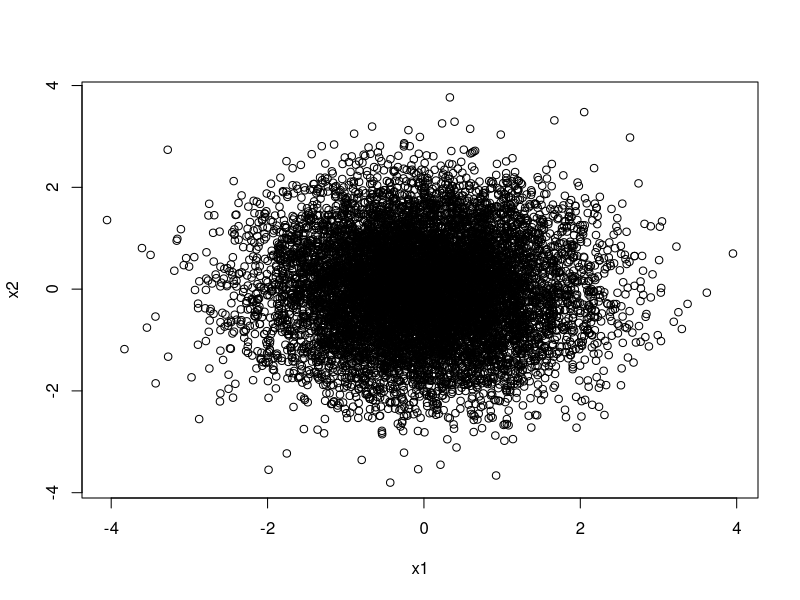
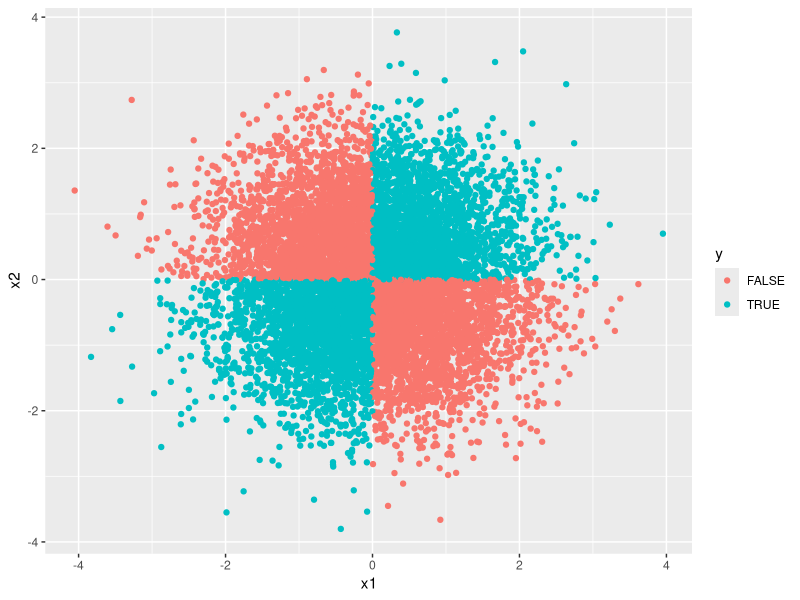
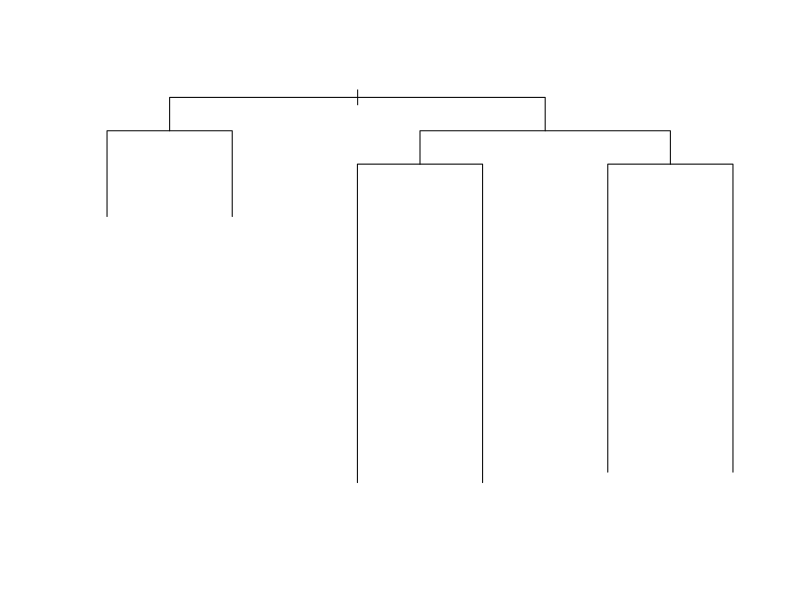

Recreate these plots in R, in order.
library(rpart)
library(tidyverse)
# library(glmnet)

# Geração dos dados
n = 10^4
x1 <- rnorm(n)
x2 <- rnorm(n)
plot(x1, x2)
y <- x1*x2 > 0
data <- tibble(x1, x2, y)

# Visualização dos dados
data %>% 
  ggplot(aes(x = x1, y = x2, color = y)) +
  geom_point()

# Tentando usar regressão logística
aux = data %>% 
  glm(y~x1+x2, family = "binomial", data = .)

pred = predict(aux, data, type = "response") > 0.5
mean(pred != y)

# Tentando usar árvores de classificação
aux = data %>% 
  rpart(y~x1+x2, data = .)
plot(aux)

pred = predict(aux, data) > 0.5
mean(pred != y)

install.packages("randomForest")
library(randomForest)
?randomForest
x = cbind(x1, x2)
randomForest(x, y=as.factor(y))
